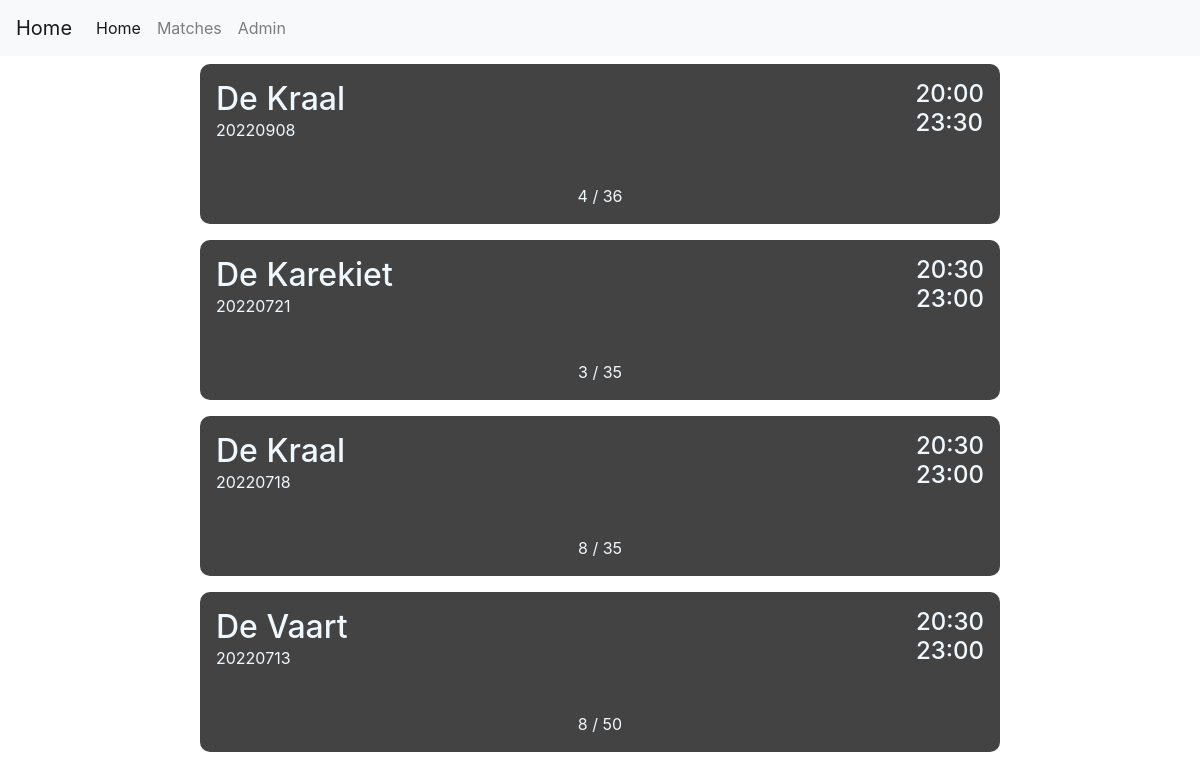
Page /matches on the earlier database version.
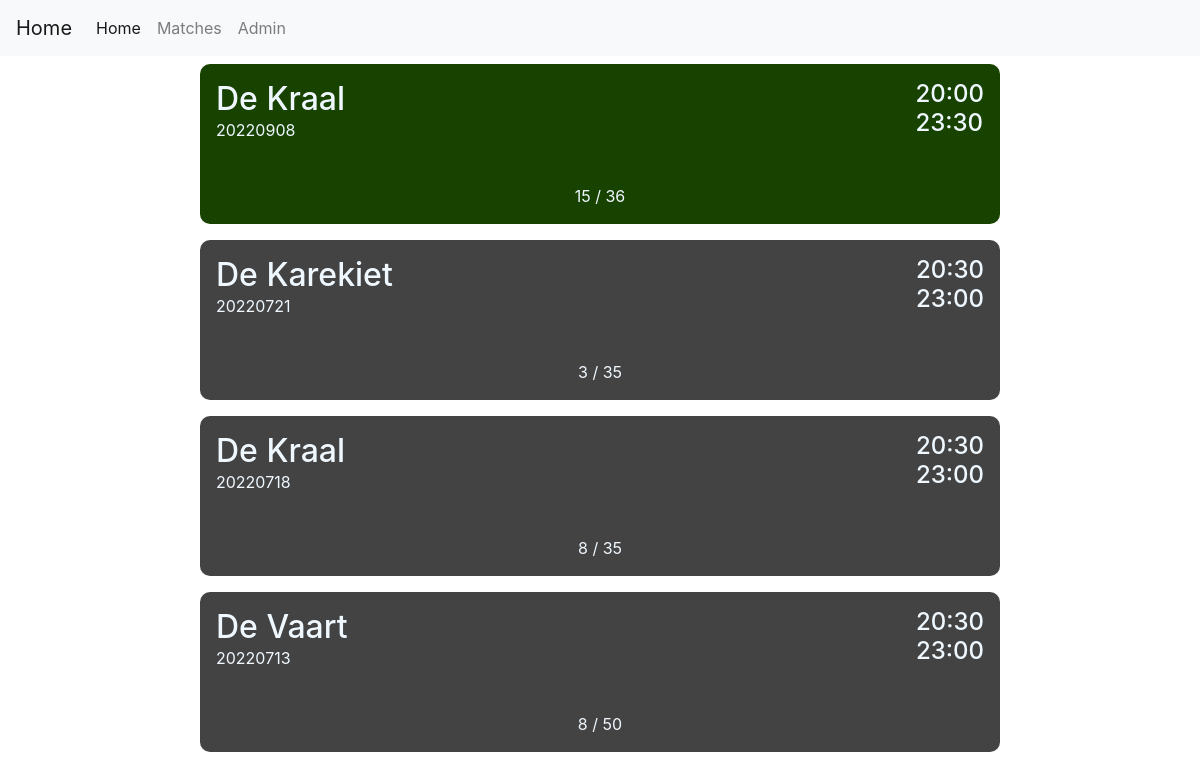
Same page on the later database version.
### tables this page shows
CREATE TABLE MATCHDAYS ([id] INTEGER PRIMARY KEY,[date] text, [starttime] text, [endtime] text, [location] text, [max] int, [status] text, [price] text, [password] text, [note] text);

### Program.py (the view, shortened to what this page needs)
@app.route('/matches', methods=['GET', 'POST'])
def matches():
    match_list = list(Functions.getData("match").values())
    match_list.sort(key=lambda row: (row[0]))
    return render_template('matches.html', list=match_list[::-1], n_list=len(match_list))

### Program.py (called while the page is built)
@app.after_request
def add_header(r):
    r.headers["Cache-Control"] = "no-cache, no-store, must-revalidate"
    r.headers["Pragma"] = "no-cache"
    r.headers["Expires"] = "0"
    r.headers['Cache-Control'] = 'public, max-age=0'
    return r

### templates/matches.html (shortened to what this page needs)
{% extends 'layout.html' %}
{% block body %}
<link rel="stylesheet" href="../static/matches.css">
<div class="container-fluid">
    <div class="one">
        {% for i in range(n_list) %}
        <form id="{{list[i][0]}}" method="POST" action="">
            <div class="matches">
                <div id="{{ list[i][0] }}" class={{"card-" + list[i][5]}} name="cardname" onclick="document.getElementById('{{list[i][0]}}').submit();">
                    <div class="header">
                        <div>
                            <h2 class="title">{{ list[i][3] }}</h2>
                            <p class="date">{{ list[i][0] }}</p>
                        </div>
                        <div class="time">
                            <h4 class="stamp">{{ list[i][1] }}</h4>
                            <h4 class="stamp">{{ list[i][2] }}</h4>
                        </div>
                    </div>
                    <div class="participants">
                        <p>{{ list[i][9] }} / {{ list[i][4] }}</p>
                    </div>
                </div>
            </div>
        </form>
        {% endfor %}
    </div>
</div>
{% endblock %}

Differences in the rows shown:
changed MATCHDAYS (number 1 of 4 on the later page): status "ended" → "open" (drawn)
Other differences:
new list line: "De Kraal 20220908 20:00 23:30"
new list line: "15 / 36"
list line gone: "De Kraal 20220908 20:00 23:30"
list line gone: "4 / 36"
